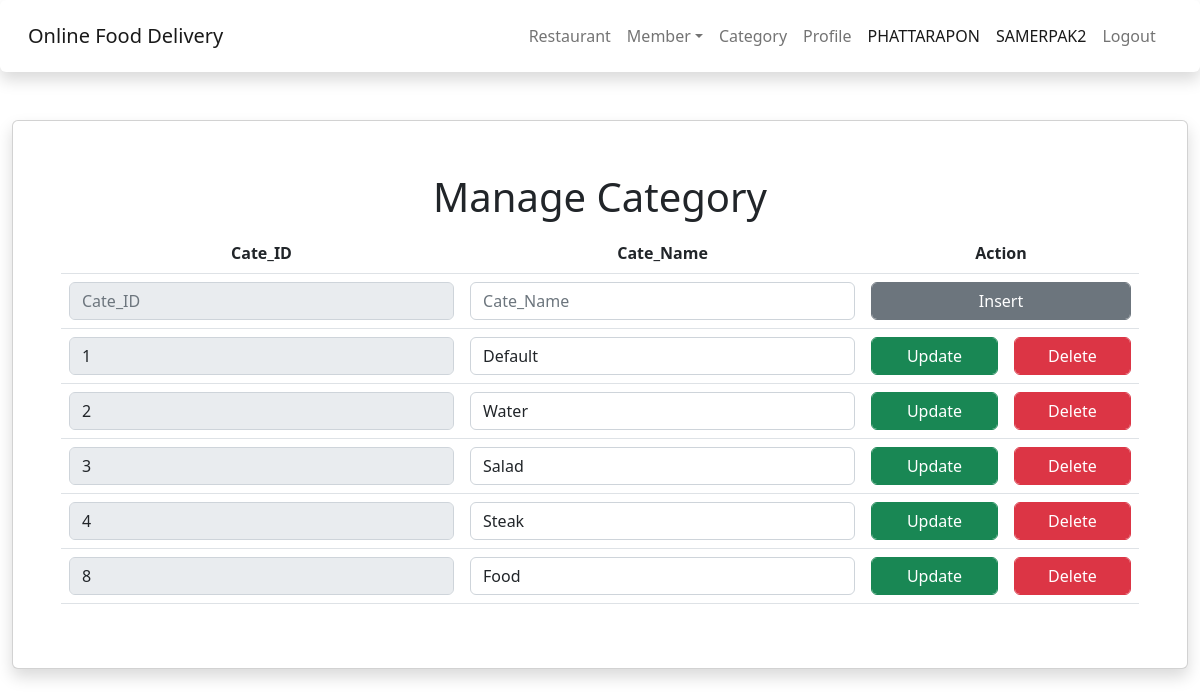
The page /admin/manage_cate.php (signed in) on the database its author committed.
### tables this page shows
CREATE TABLE `cate_res` (
  `cate_id` int(11) NOT NULL,
  `cate_name` varchar(50) NOT NULL
);

### admin/manage_cate.php (the view, shortened to what this page needs)
<!DOCTYPE html>
<html lang="en">
<head>
    <?php include('../asset/head/head-admin.php'); ?>
</head>
<body>
<div class="container-fluid content">
        <div class="card shadow p-5 mb-5 bg-body rounded">
            <h1 class="text-center p-1">Manage Category</h1>
            <div class="table-responsive">
            <table class="table">
                <thead align="center">
                    <th>Cate_ID</th>
                    <th>Cate_Name</th>
                    <th colspan="2">Action</th>
                </thead>
                <tbody>
                    <form action="config_cate.php" method="POST">
                        <td><input type="text" name="cate_id" class="form-control" placeholder="Cate_ID" disabled></td>
                        <td><input type="text" name="cate_name" class="form-control" placeholder="Cate_Name"></td>
                        <center>
                            <td colspan="2"><button type="submit" name="insert"
                                    class="btn btn-secondary form-control">Insert</button></td>
                        </center>
                    </form>
                </tbody>
                <?php
                include('../connect.php');
                $sql = "SELECT * FROM cate_res";
                $query = mysqli_query($conn, $sql);
                while ($result = mysqli_fetch_array($query)) {
                    ?>
                    <tbody>
                        <form action="config_cate.php" method="POST">
                            <td><input type="text" name="cate_id" disabled class="form-control"
                                    value="<?php echo $result['cate_id']; ?>"></td>
                            <td><input type="text" name="cate_name" class="form-control"
                                    value="<?php echo $result['cate_name']; ?>"></td>
                            <td><button type="submit" name="update" class="btn btn-success  form-control">Update</button>
                            </td>
                            <td><button type="submit" name="delete" class="btn btn-danger  form-control">Delete</button>
                            </td>
                    </tbody>
                <?php } ?>
            </table>
            </div>
        </div>
    </div>
</body>
</html>

### rows shown on the page
cate_res: cate_id "1", cate_name "Default"
cate_res: cate_id "2", cate_name "Water"
cate_res: cate_id "3", cate_name "Salad"
cate_res: cate_id "4", cate_name "Steak"
cate_res: cate_id "8", cate_name "Food"

### other values the page prints
$_SESSION["mem_name"] "PHATTARAPON"
$_SESSION["mem_last"] "SAMERPAK2"
